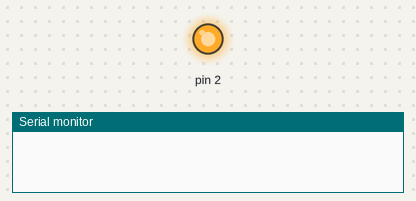
Bench run of a sketch on a simulated Arduino Uno, built with avr-gcc and run on an emulated ATmega328P. Parts: output pins drawn as LEDs (lit = HIGH), the last lines printed to the serial monitor. Pins used as bus, display or sensor lines are not drawn.

Above: at 6.5 s.
At 11.0 s:
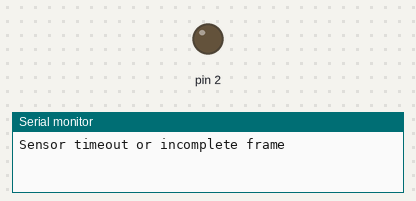
Timing chart, 0 to 15.8 s (numbered marks = the images above):
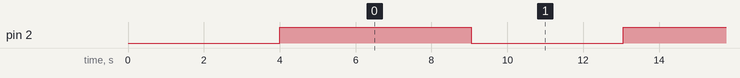

The sketch:

anemometerESP32.ino
```cpp
#include <SoftwareSerial.h>

#define RE 4 //receiver enable GPIO
#define DE 0 //driver enable GPIO

const byte anemometer[] = {0x01, 0x03, 0x00, 0x00, 0x00, 0x02, 0xC4, 0x0B}; //same interrogation frame for both the anemometors

byte values[9];
SoftwareSerial mod(14, 13); //(RO, DI) both GPIO's

void clearSerialInputBuffer() {
  while (Serial.available() > 0) {
    char garbage = Serial.read(); // Read and discard incoming data from serial input, necessary to prevent timing issue
  }
}

void clearmodInputBuffer() {
  while (mod.available() > 0) {
    char garbage1 = mod.read(); // Read and discard incoming data from mod input (anemometer), necessary to prevent timing issue
  }
}

void setup()
{
  Serial.begin(115200);
  mod.begin(4800);
  pinMode(RE, OUTPUT);
  pinMode(DE, OUTPUT);
  pinMode(2, OUTPUT);
  digitalWrite(2, LOW); //anemometer starts out off
  delay(4000);
}

void loop()
{
  digitalWrite(2, HIGH);
  delay(4000);
  // Transmit the request to the sensor
  digitalWrite(DE, HIGH);
  digitalWrite(RE, HIGH);
  delay(10);

  mod.write(anemometer, sizeof(anemometer));
  delay(1);

  digitalWrite(DE, LOW);
  digitalWrite(RE, LOW);
  delay(10);

  // Wait until we have the expected number of bytes or timeout
  unsigned long startTime = millis();
  while (mod.available() < 9 && millis() - startTime < 1000)
  {
    delay(1);
  }

  if (mod.available() >= 9)
  {
    // Read the response
    byte index = 0;
    while (mod.available() && index < 9)
    {
      values[index] = mod.read();
      Serial.print(values[index], HEX);
      Serial.print(" ");
      index++;
    }
    Serial.println();

    // Parse the Wind Speed value
    int Wind_Speed_Int = int(values[3] << 8 | values[4]); //converting this value is dependent on voltages of system, it seems. For me, changing what was given from how2electronics to the below conversion factor worked for me
    float Wind_Speed_kph = Wind_Speed_Int * 0.042696629213483; //obtained from using testo equipment and determing conversion factor

    Serial.print("Wind Speed: ");
    Serial.print(Wind_Speed_kph);
    Serial.println(" km/h");

    // Parse the Wind Direction value
    int Wind_Direction = int(values[5] << 8 | values[6]);
    Serial.print("Wind Direction: ");
    Serial.print(Wind_Direction);
    Serial.println(" degrees");
  }
  else
  {
    Serial.println("Sensor timeout or incomplete frame");
   }

  Serial.flush();
  clearSerialInputBuffer();//call the clear function defined at the top
  mod.flush();
  clearmodInputBuffer();//call clear function defined at the top

  delay(10);
  digitalWrite(2, LOW);
  delay(4000);
}
```

Measured:
- by itself, pin 2: alternates HIGH for 5.1 s and LOW for 4.0 s
